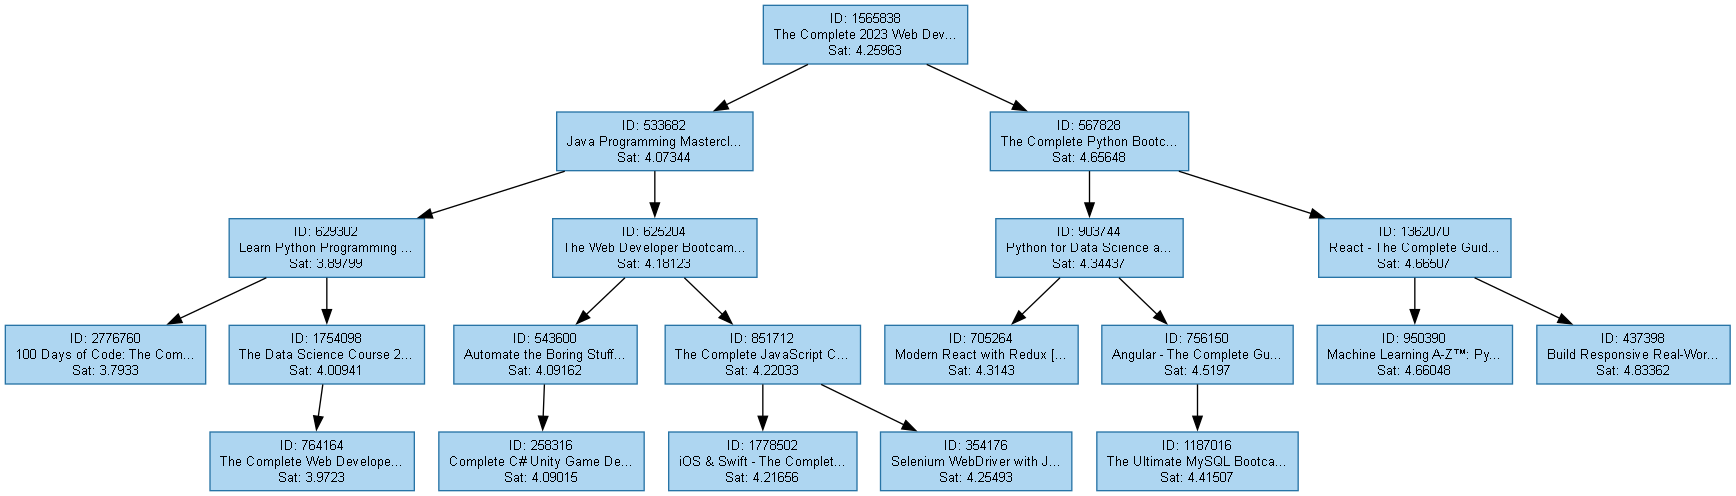

Reproduce this figure in Python.
# avl_tree.py
# Implementación del árbol AVL auto-balanceado
# Sección documentada por : Juan Salcedo

from graphviz import Digraph
import os

class AVLNode:
    """
    Nodo del árbol AVL. Almacena un curso y metadatos del árbol.

    En este nodo se guarda:
    - La información de un curso
    - Una referencia a su hijo izquierdo (cursos con menor satisfacción)
    - Una referencia a su hijo derecho (cursos con mayor satisfacción)
    - Su propia altura dentro del árbol (para saber si está balanceado)
    """

    def __init__(self, course):
        self.course = course          # Objeto Course
        self.left = None              # Hijo izquierdo
        self.right = None             # Hijo derecho
        self.height = 1              # Altura del nodo (hoja = 1)


class AVLTree:
    """
    Árbol AVL auto-balanceado donde la clave de comparación
    es el nivel de satisfacción del curso. En caso de empate se usa el ID.
    """

    def __init__(self):
        self.root = None

    # ─────────────────────────────────────────────
    # Utilidades básicas
    # ─────────────────────────────────────────────

    def _height(self, node):
        """
        Retorna la altura de un nodo (0 si es None).
        Si el nodo no existe (None), su altura es 0.
        Si existe, devuelve la altura guardada en el nodo.
        """
        return node.height if node else 0

    def _balance_factor(self, node):
        """
        Factor de balanceo = altura(izq) - altura(der).
        Si el resultado es > 1: el lado izquierdo pesa más → rotar derecha.
        Si el resultado es < -1: el lado derecho pesa más → rotar izquierda.
        Valores válidos en un AVL balanceado: -1, 0 o 1.
        """
        if not node:
            return 0
        # ✅ CORRECTO: izquierda menos derecha
        return self._height(node.left) - self._height(node.right)

    def _update_height(self, node):
        """
        Actualiza la altura de un nodo según sus hijos.
        Después de insertar o eliminar, recalcula la altura del nodo.
        La altura de un nodo = 1 + la altura del hijo más alto.
        """
        if node:
            node.height = 1 + max(self._height(node.left), self._height(node.right))

    def _compare(self, course_a, course_b):
        """
        Compara dos cursos por satisfacción. Primero compara por satisfacción.
        Si empatan, desempata por ID.
        Retorna: -1 si a < b, 0 si a == b, 1 si a > b
        """
        if course_a.satisfaction < course_b.satisfaction:
            return -1
        elif course_a.satisfaction > course_b.satisfaction:
            return 1
        else:
            if course_a.id < course_b.id:
                return -1
            elif course_a.id > course_b.id:
                return 1
            return 0

    # ─────────────────────────────────────────────
    # Rotaciones AVL
    # ─────────────────────────────────────────────

    def _rotate_right(self, y):
        """Rotación simple a la derecha."""
        x = y.left
        T2 = x.right
        x.right = y
        y.left = T2
        self._update_height(y)
        self._update_height(x)
        return x

    def _rotate_left(self, x):
        """Rotación simple a la izquierda."""
        y = x.right
        T2 = y.left
        y.left = x
        x.right = T2
        self._update_height(x)
        self._update_height(y)
        return y

    def _rebalance(self, node):
        """
        Aplica las rotaciones necesarias para mantener el balance AVL.
        1. Izquierda-Izquierda (II): bf > 1 y hijo izq también pesa izquierda
           → Rotar a la derecha.
        2. Izquierda-Derecha (ID): bf > 1 pero hijo izq pesa a la derecha
           → Rotar izquierda el hijo, luego rotar derecha el nodo.
        3. Derecha-Derecha (DD): bf < -1 y hijo der también pesa derecha
           → Rotar a la izquierda.
        4. Derecha-Izquierda (DI): bf < -1 pero hijo der pesa a la izquierda
           → Rotar derecha el hijo, luego rotar izquierda el nodo.
        """
        self._update_height(node)
        bf = self._balance_factor(node)

        # Caso Izquierda-Izquierda
        if bf > 1 and self._balance_factor(node.left) >= 0:
            return self._rotate_right(node)

        # Caso Izquierda-Derecha
        if bf > 1 and self._balance_factor(node.left) < 0:
            node.left = self._rotate_left(node.left)
            return self._rotate_right(node)

        # Caso Derecha-Derecha
        if bf < -1 and self._balance_factor(node.right) <= 0:
            return self._rotate_left(node)

        # Caso Derecha-Izquierda
        if bf < -1 and self._balance_factor(node.right) > 0:
            node.right = self._rotate_right(node.right)
            return self._rotate_left(node)

        return node

    # ─────────────────────────────────────────────
    # Inserción
    # ─────────────────────────────────────────────

    def insert(self, course):
        """Inserta un curso en el árbol AVL."""
        self.root = self._insert(self.root, course)

    def _insert(self, node, course):
        """
        Inserción recursiva. Funciona así:
        1. Si el nodo actual está vacío, crea un nodo nuevo aquí.
        2. Si el curso es menor, va al subárbol izquierdo.
        3. Si el curso es mayor, va al subárbol derecho.
        4. Si es igual (mismo ID y satisfacción), actualiza el nodo existente.
        5. Al regresar de la recursión, rebalancea el árbol si es necesario.
        """
        if not node:
            return AVLNode(course)
        cmp = self._compare(course, node.course)
        if cmp < 0:
            node.left = self._insert(node.left, course)
        elif cmp > 0:
            node.right = self._insert(node.right, course)
        else:
            # Curso duplicado: actualizar
            node.course = course
            return node
        return self._rebalance(node)

    # ─────────────────────────────────────────────
    # Eliminación
    # ─────────────────────────────────────────────

    def delete_by_id(self, course_id):
        """Elimina un nodo buscando por ID del curso."""
        node = self._find_by_id(self.root, course_id)
        if not node:
            return False
        self.root = self._delete(self.root, node.course)
        return True

    def delete_by_satisfaction(self, satisfaction):
        """Elimina un nodo buscando por satisfacción (elimina el primero encontrado)."""
        nodes = self._find_by_satisfaction(self.root, satisfaction, [])
        if not nodes:
            return False
        self.root = self._delete(self.root, nodes[0].course)
        return True

    def _delete(self, node, course):
        """
        Elimina un nodo del árbol y lo rebalancea.
        Hay tres situaciones posibles al encontrar el nodo:
        1. Solo tiene hijo derecho → el hijo derecho lo reemplaza.
        2. Solo tiene hijo izquierdo → el hijo izquierdo lo reemplaza.
        3. Tiene dos hijos → busca el sucesor in-order (el menor del subárbol derecho),
           copia sus datos y elimina al sucesor.
        Al finalizar, rebalancea el árbol.
        """
        if not node:
            return None
        cmp = self._compare(course, node.course)
        if cmp < 0:
            node.left = self._delete(node.left, course)
        elif cmp > 0:
            node.right = self._delete(node.right, course)
        else:
            # Nodo encontrado
            if not node.left:
                return node.right
            if not node.right:
                return node.left
            # Nodo con dos hijos: reemplazar con el sucesor in-order
            successor = self._min_node(node.right)
            node.course = successor.course
            node.right = self._delete(node.right, successor.course)
        return self._rebalance(node)

    def _min_node(self, node):
        """Retorna el nodo con el valor mínimo (más a la izquierda)."""
        while node.left:
            node = node.left
        return node

    # ─────────────────────────────────────────────
    # Búsqueda
    # ─────────────────────────────────────────────

    def search_by_id(self, course_id):
        """Busca un nodo por ID del curso. Retorna el AVLNode o None."""
        return self._find_by_id(self.root, course_id)

    def _find_by_id(self, node, course_id):
        """Búsqueda recursiva por ID."""
        if not node:
            return None
        if node.course.id == course_id:
            return node
        left_result = self._find_by_id(node.left, course_id)
        if left_result:
            return left_result
        return self._find_by_id(node.right, course_id)

    def search_by_satisfaction(self, satisfaction):
        """Busca nodos por nivel de satisfacción. Retorna lista de AVLNodes."""
        return self._find_by_satisfaction(self.root, satisfaction, [])

    def _find_by_satisfaction(self, node, satisfaction, results):
        """Búsqueda recursiva por satisfacción."""
        if not node:
            return results
        if abs(node.course.satisfaction - satisfaction) < 1e-9:
            results.append(node)
        self._find_by_satisfaction(node.left, satisfaction, results)
        self._find_by_satisfaction(node.right, satisfaction, results)
        return results

    # ─────────────────────────────────────────────
    # Búsquedas por criterios (operación 4)
    # ─────────────────────────────────────────────

    def search_positive_greater_than_neg_plus_neutral(self):
        """
        4a. Devuelve cursos donde: reseñas_positivas > (negativas + neutras).
        Es decir, cursos con más pulgares arriba que todo lo demás combinado.
        """
        results = []
        self._traverse_criteria_a(self.root, results)
        return results

    def _traverse_criteria_a(self, node, results):
        if not node:
            return
        c = node.course
        if c.positive_reviews > (c.negative_reviews + c.neutral_reviews):
            results.append(node)
        self._traverse_criteria_a(node.left, results)
        self._traverse_criteria_a(node.right, results)

    def search_created_after(self, date_str):
        """
        4b. Devuelve cursos creados DESPUÉS de una fecha dada.
        La fecha debe ser en formato YYYY-MM-DD (ej: 2020-01-01).
        """
        results = []
        self._traverse_criteria_b(self.root, date_str, results)
        return results

    def _traverse_criteria_b(self, node, date_str, results):
        if not node:
            return
        try:
            created = node.course.created[:10]  # Solo YYYY-MM-DD
            if created > date_str:
                results.append(node)
        except Exception:
            pass
        self._traverse_criteria_b(node.left, date_str, results)
        self._traverse_criteria_b(node.right, date_str, results)

    def search_lectures_in_range(self, min_lec, max_lec):
        """
        4c. Devuelve cursos cuya cantidad de clases esté dentro del rango [min_lec, max_lec].
        Por ejemplo: cursos con entre 10 y 50 clases.
        """
        results = []
        self._traverse_criteria_c(self.root, min_lec, max_lec, results)
        return results

    def _traverse_criteria_c(self, node, min_lec, max_lec, results):
        if not node:
            return
        lec = node.course.num_published_lectures
        if min_lec <= lec <= max_lec:
            results.append(node)
        self._traverse_criteria_c(node.left, min_lec, max_lec, results)
        self._traverse_criteria_c(node.right, min_lec, max_lec, results)

    def search_reviews_above_average(self, review_type):
        """
        4d. Devuelve cursos cuyas reseñas (positivas, negativas o neutras)
        estén por encima del promedio de todos los cursos del árbol.
        Pasos:
        1. Recolecta todos los nodos.
        2. Calcula el promedio del tipo de reseña pedido.
        3. Filtra los que superan ese promedio.
        """
        all_nodes = self._get_all_nodes(self.root, [])
        if not all_nodes:
            return []
        if review_type == 'positive':
            avg = sum(n.course.positive_reviews for n in all_nodes) / len(all_nodes)
            return [n for n in all_nodes if n.course.positive_reviews > avg]
        elif review_type == 'negative':
            avg = sum(n.course.negative_reviews for n in all_nodes) / len(all_nodes)
            return [n for n in all_nodes if n.course.negative_reviews > avg]
        elif review_type == 'neutral':
            avg = sum(n.course.neutral_reviews for n in all_nodes) / len(all_nodes)
            return [n for n in all_nodes if n.course.neutral_reviews > avg]
        return []

    def _get_all_nodes(self, node, results):
        if not node:
            return results
        results.append(node)
        self._get_all_nodes(node.left, results)
        self._get_all_nodes(node.right, results)
        return results

    # ─────────────────────────────────────────────
    # Recorrido por niveles
    # ─────────────────────────────────────────────

    def level_order(self):
        """
        Recorre el árbol nivel por nivel, como si leyeras un libro renglón a renglón.
        Devuelve una lista de listas: cada lista interna contiene los IDs de un nivel.
        """
        levels = []
        self._level_order_recursive([self.root], levels)
        return levels

    def _level_order_recursive(self, current_level_nodes, levels):
        """
        Recorrido por niveles de manera recursiva.
        - Recibe la lista de nodos del nivel actual.
        - Extrae sus IDs.
        - Arma la lista de nodos del siguiente nivel.
        - Se llama a sí mismo con ese siguiente nivel.
        """
        if not current_level_nodes:
            return
        ids = []
        next_level = []
        for node in current_level_nodes:
            if node:
                ids.append(node.course.id)
                if node.left:
                    next_level.append(node.left)
                if node.right:
                    next_level.append(node.right)
        if ids:
            levels.append(ids)
        self._level_order_recursive(next_level, levels)

    # ─────────────────────────────────────────────
    # Operaciones sobre nodo seleccionado
    # ─────────────────────────────────────────────

    def get_node_level(self, target_node):
        """Obtiene el nivel del nodo en el árbol (raíz = nivel 0)."""
        return self._find_level(self.root, target_node.course, 0)

    def _find_level(self, node, course, level):
        """Búsqueda recursiva del nivel de un nodo: va bajando y sumando 1 por cada piso."""
        if not node:
            return -1
        if node.course.id == course.id:
            return level
        left = self._find_level(node.left, course, level + 1)
        if left != -1:
            return left
        return self._find_level(node.right, course, level + 1)

    def get_node_balance_factor(self, target_node):
        """Retorna el factor de balanceo de un nodo dado."""
        node = self._find_by_id(self.root, target_node.course.id)
        if node:
            return self._balance_factor(node)
        return None

    def get_parent(self, target_node):
        """Encuentra el padre del nodo de manera recursiva."""
        return self._find_parent(self.root, target_node.course.id, None)

    def _find_parent(self, node, course_id, parent):
        """Búsqueda recursiva del padre."""
        if not node:
            return None
        if node.course.id == course_id:
            return parent
        left = self._find_parent(node.left, course_id, node)
        if left is not None:
            return left
        return self._find_parent(node.right, course_id, node)

    def get_grandparent(self, target_node):
        """Encuentra el abuelo del nodo. Llama dos veces a get_parent."""
        parent = self.get_parent(target_node)
        if parent:
            return self.get_parent(parent)
        return None

    def get_uncle(self, target_node):
        """Encuentra el tío del nodo de manera recursiva."""
        parent = self.get_parent(target_node)
        if not parent:
            return None
        grandparent = self.get_grandparent(target_node)
        if not grandparent:
            return None
        if grandparent.left and grandparent.left.course.id == parent.course.id:
            return grandparent.right
        return grandparent.left

    # ─────────────────────────────────────────────
    # Visualización con Graphviz
    # ─────────────────────────────────────────────

    def visualize(self, filename="avl_tree", highlight_ids=None):
        """
        Dibuja el árbol como imagen PNG usando Graphviz.
        - Nodos normales: azul claro.
        - Nodos resaltados: dorado.
        - Cada nodo muestra: ID, título (primeros 25 chars) y satisfacción.
        """
        dot = Digraph(comment='AVL Tree', format='png')
        dot.attr(rankdir='TB', size='20,20')
        dot.attr('node', shape='box', style='filled', fontname='Arial', fontsize='10')

        if not self.root:
            dot.node('empty', 'Árbol vacío', fillcolor='#f0f0f0')
        else:
            highlight_ids = highlight_ids or []
            self._add_nodes_to_graph(dot, self.root, highlight_ids)

        output_path = os.path.join(os.path.dirname(os.path.abspath(__file__)), filename)
        dot.render(output_path, cleanup=True)
        return output_path + '.png'

    def _add_nodes_to_graph(self, dot, node, highlight_ids):
        """
        Recorre el árbol recursivamente y agrega cada nodo al grafo Graphviz.
        También agrega las flechas que conectan padres con hijos.
        """
        if not node:
            return
        c = node.course
        label = f"ID: {c.id}\n{c.title[:25]}...\nSat: {c.satisfaction}"
        node_id = str(c.id)

        if c.id in highlight_ids:
            dot.node(node_id, label, fillcolor='#FFD700', color='#FF8C00')
        else:
            dot.node(node_id, label, fillcolor='#AED6F1', color='#2874A6')

        if node.left:
            dot.edge(node_id, str(node.left.course.id))
            self._add_nodes_to_graph(dot, node.left, highlight_ids)

        if node.right:
            dot.edge(node_id, str(node.right.course.id))
            self._add_nodes_to_graph(dot, node.right, highlight_ids)
